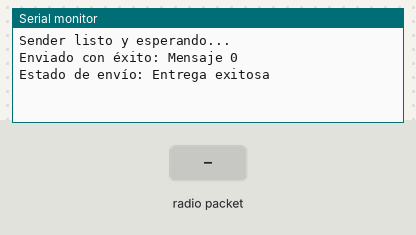
Simulated run of this sketch. Board: ESP32. Parts: the last lines printed to the serial monitor. The test bench sets the inputs (shaded band).

Above: at 1.2 s.
1.3 s: radio packet "1" arrives
At 1.9 s:
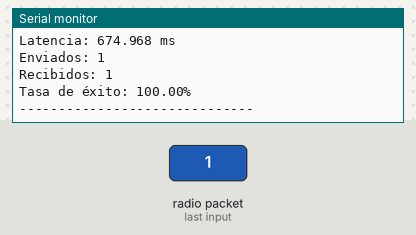
2.8 s: radio packet "0" arrives
At 3.4 s:
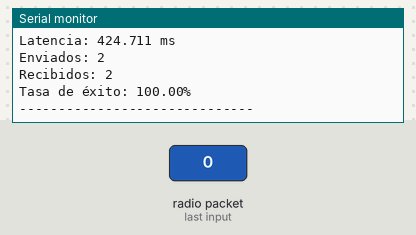
4.3 s: radio packet "2" arrives
At 5.7 s:
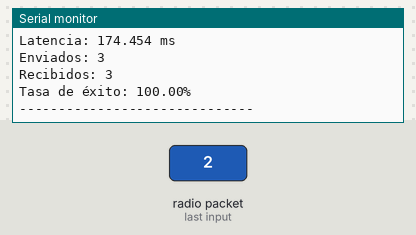
Timing chart, 0 to 7.3 s (numbered marks = the images above; inputs shaded):
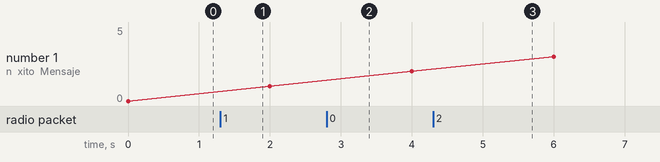

The sketch:

sender_con_pantalla_mensaje_simple_Experimento1.ino
```cpp
// (licence header left out)
#include <esp_now.h>
#include <esp_timer.h>
#include <WiFi.h>

// MAC del Receptor
uint8_t direcciontransm[] = {0x78, 0xe3, 0x6d, 0x11, 0xb7, 0xd4};

typedef struct mensaje {
  char m[32];
} mensaje;

mensaje datos;
esp_now_peer_info_t peerinfo;

// Variables para medir RTT
volatile uint64_t tiempo_envio = 0;
volatile bool esperando_respuesta = false;
//Variables para medir perdida de paquetes
int contador = 0;
int enviados = 0;
int recibidos = 0;

// Callback de envio para el Sender
void datosenviados(const wifi_tx_info_t *tx_info, esp_now_send_status_t estado) {
  Serial.print("\r\nEstado de envío: ");
  Serial.println(estado == ESP_NOW_SEND_SUCCESS ? "Entrega exitosa" : "Entrega fallida");
}
// Callback de recepción
void datosrecibidos(const esp_now_recv_info_t *info, const uint8_t *data, int len) {
  uint64_t tiempo_recepcion = esp_timer_get_time();

  if (esperando_respuesta) {
    recibidos++;
    uint64_t RTT = tiempo_recepcion - tiempo_envio;
    uint64_t Latencia = RTT/2;
    float tasa_exito = ((float)recibidos / enviados) * 100;

    Serial.println("\n----- RESPUESTA RECIBIDA -----");
    Serial.print("RTT: ");
    Serial.print(RTT);
    Serial.println(" microsegundos");

    Serial.print("RTT: ");
    Serial.print((double)RTT / 1000.0, 3);
    Serial.println(" ms");
    Serial.print("Latencia: ");
    Serial.print((double)Latencia / 1000, 3);
    Serial.println(" ms");


    Serial.print("Enviados: ");
    Serial.println(enviados);

    Serial.print("Recibidos: ");
    Serial.println(recibidos);

    Serial.print("Tasa de éxito: ");
    Serial.print(tasa_exito);
    Serial.println("%");
    Serial.println("------------------------------");

    esperando_respuesta = false;
  }
}

void setup() {
  Serial.begin(115200);

  WiFi.mode(WIFI_STA);


  if (esp_now_init() != ESP_OK) {
    Serial.println("ERROR: No se pudo inicializar ESP-NOW");
    return;
  }

  // Registrar callbacks de forma limpia
  esp_now_register_send_cb(datosenviados);
  esp_now_register_recv_cb(datosrecibidos);

  // Registrar al Peer (Receptor)
  memset(&peerinfo, 0, sizeof(peerinfo));
  memcpy(peerinfo.peer_addr, direcciontransm, 6);
  peerinfo.channel = 0;
  peerinfo.encrypt = false;

  if (esp_now_add_peer(&peerinfo) != ESP_OK) {
    Serial.println("Fallo al añadir peer");
    return;
  }

  Serial.println("Sender listo y esperando...");
}

void loop() {
  sprintf(datos.m, "Mensaje %d", contador);
  // Guardar instante de envío ANTES de mandar
  tiempo_envio = esp_timer_get_time();
  esperando_respuesta = true;

  esp_err_t result = esp_now_send(direcciontransm, (uint8_t*) &datos, sizeof(datos));

  if (result == ESP_OK) {
    Serial.print("Enviado con éxito: ");
    Serial.println(datos.m);
    enviados++;
  } else {
    Serial.println("ERROR: No se pudo enviar la información");
    esperando_respuesta = false; // Cancelamos la espera si falló el hardware
  }

  contador++;
  delay(2000);  // Espera de 2 segundos
}
```

Measured:
- after the input at 1.3 s, the serial monitor: prints a new line after 0.05 s (image 1)
- after the input at 2.8 s, the serial monitor: prints a new line after 0.05 s (image 2)
- after the input at 4.3 s, the serial monitor: prints a new line after 0.05 s (image 3)
